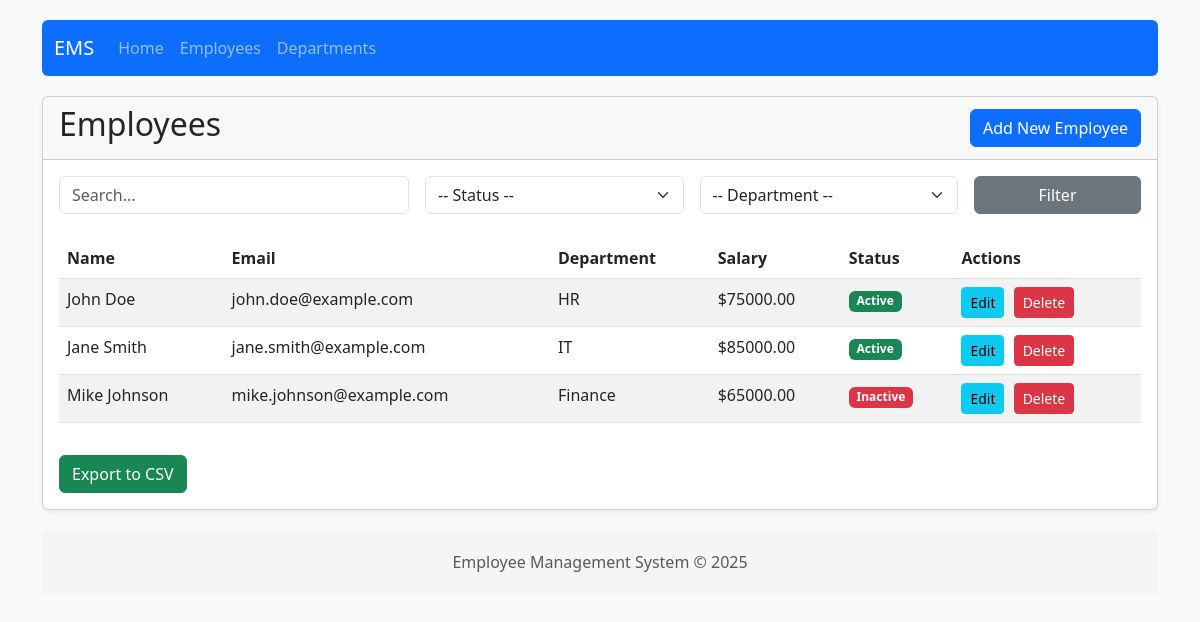
/employees/, run on the app's committed database.
### employees/models.py (models this page shows, shortened)
class Employee(models.Model):
    STATUS_CHOICES = (
        (True, 'Active'),
        (False, 'Inactive'),
    )
    name = models.CharField(max_length=100)
    email = models.EmailField(unique=True)
    department = models.ForeignKey(Department, on_delete=models.CASCADE)
    salary = models.DecimalField(max_digits=10, decimal_places=2)
    status = models.BooleanField(default=True, choices=STATUS_CHOICES)

class Department(models.Model):
    name = models.CharField(max_length=100, unique=True)

### employees/views.py (the view)
# urls.py: path('employees/', views.employee_list, name='employee_list'),
def employee_list(request):
    query = request.GET.get('q', '')
    status_filter = request.GET.get('status', '')
    department_filter = request.GET.get('department', '')
    employees = Employee.objects.all()
    if query:
        employees = employees.filter(
            Q(name__icontains=query) |
            Q(email__icontains=query) |
            Q(department__name__icontains=query)
        )
    if status_filter:
        status_bool = status_filter == 'Active'
        employees = employees.filter(status=status_bool)
    if department_filter:
        employees = employees.filter(department__name=department_filter)
    departments = Department.objects.all()
    context = {
        'employees': employees,
        'departments': departments,
        'query': query,
        'status_filter': status_filter,
        'department_filter': department_filter
    }
    return render(request, 'employees/employee_list.html', context)

### employees/templates/employees/employee_list.html (shortened to what this page needs)
{% extends 'employees/base.html' %}
{% block content %}
<div class="card">
    <div class="card-header d-flex justify-content-between align-items-center">
        <h2>Employees</h2>
        <a href="{% url 'employee_create' %}" class="btn btn-primary">Add New Employee</a>
    </div>
    <div class="card-body">
        <form method="get" class="mb-4">
            <div class="row g-3">
                <div class="col-md-4">
                    <div class="input-group">
                        <input type="text" name="q" class="form-control" placeholder="Search..." value="{{ query }}">
                    </div>
                </div>
                <div class="col-md-3">
                    <select name="status" class="form-select">
                        <option value="">-- Status --</option>
                    </select>
                </div>
                <div class="col-md-3">
                    <select name="department" class="form-select">
                        <option value="">-- Department --</option>
                    </select>
                </div>
                <div class="col-md-2">
                    <button type="submit" class="btn btn-secondary w-100">Filter</button>
                </div>
            </div>
        </form>
        <div class="table-responsive">
            <table class="table table-striped">
                <thead>
                    <tr>
                        <th>Name</th>
                        <th>Email</th>
                        <th>Department</th>
                        <th>Salary</th>
                        <th>Status</th>
                        <th>Actions</th>
                    </tr>
                </thead>
                <tbody>
                    {% if employees %}
                        {% for employee in employees %}
                            <tr>
                                <td>{{ employee.name }}</td>
                                <td>{{ employee.email }}</td>
                                <td>{{ employee.department.name }}</td>
                                <td>${{ employee.salary }}</td>
                                <td>
                                    <span class="badge {% if employee.status %}bg-success{% else %}bg-danger{% endif %}">
                                        {% if employee.status %}Active{% else %}Inactive{% endif %}
                                    </span>
                                </td>
                                <td>
                                    <a href="{% url 'employee_update' employee.id %}" class="btn btn-sm btn-info btn-action">Edit</a>
                                    <a href="{% url 'employee_delete' employee.id %}" class="btn btn-sm btn-danger btn-action">Delete</a>
                                </td>
                            </tr>
                        {% endfor %}
                    {% else %}
                        <tr>
                            <td colspan="6" class="text-center">No employees found</td>
                        </tr>
                    {% endif %}
                </tbody>
            </table>
        </div>
        {% if employees %}
        <div class="mt-3">
            <a href="{% url 'export_employees_csv' %}" class="btn btn-success">Export to CSV</a>
        </div>
        {% endif %}
    </div>
</div>
{% endblock %}

### employees/templates/employees/base.html (shortened to what this page needs)
<!DOCTYPE html>
<html lang="en">
<head>
    <link href="https://cdn.jsdelivr.net/npm/bootstrap@5.3.0/dist/css/bootstrap.min.css" rel="stylesheet">
</head>
<body>
    <div class="container">
        <nav class="navbar navbar-expand-lg navbar-dark bg-primary rounded">
            <div class="container-fluid">
                <a class="navbar-brand" href="{% url 'home' %}">EMS</a>
                <div class="collapse navbar-collapse" id="navbarNav">
                    <ul class="navbar-nav">
                        <li class="nav-item">
                            <a class="nav-link" href="{% url 'home' %}">Home</a>
                        </li>
                        <li class="nav-item">
                            <a class="nav-link" href="{% url 'employee_list' %}">Employees</a>
                        </li>
                        <li class="nav-item">
                            <a class="nav-link" href="{% url 'department_list' %}">Departments</a>
                        </li>
                    </ul>
                </div>
            </div>
        </nav>
        {% block content %}{% endblock %}
        <footer class="footer mt-auto">
            <div class="container">
                <span class="text-muted">Employee Management System &copy; {% now "Y" %}</span>
            </div>
        </footer>
    </div>
</body>
</html>

### employees/templates/employees/base.html (style rules this page uses)
body { padding-top: 20px; background-color: #f8f9fa; }
.navbar { margin-bottom: 20px; }
.card { box-shadow: 0 0.125rem 0.25rem rgba(0, 0, 0, 0.075); margin-bottom: 20px; }
.btn-action { margin-right: 5px; }
.footer { margin-top: 50px; padding: 20px 0; background-color: #f5f5f5; text-align: center; }

### data on the page
Employee: name "John Doe", email "john.doe@example.com", department.name "HR", salary "75000.00", status "Active"
Employee: name "Jane Smith", email "jane.smith@example.com", department.name "IT", salary "85000.00", status "Active"
Employee: name "Mike Johnson", email "mike.johnson@example.com", department.name "Finance", salary "65000.00", status "Inactive"
